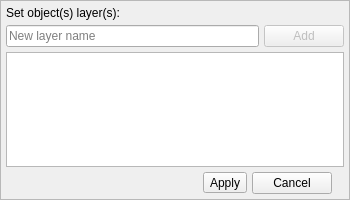
<?xml version="1.0" encoding="UTF-8"?>
<ui version="4.0">
 <class>LayersWidget</class>
 <widget class="QDialog" name="LayersWidget">
  <property name="geometry">
   <rect>
    <x>0</x>
    <y>0</y>
    <width>350</width>
    <height>200</height>
   </rect>
  </property>
  <property name="minimumSize">
   <size>
    <width>350</width>
    <height>200</height>
   </size>
  </property>
  <property name="windowTitle">
   <string>Form</string>
  </property>
  <property name="autoFillBackground">
   <bool>true</bool>
  </property>
  <layout class="QVBoxLayout" name="verticalLayout">
   <property name="spacing">
    <number>5</number>
   </property>
   <property name="leftMargin">
    <number>0</number>
   </property>
   <property name="topMargin">
    <number>0</number>
   </property>
   <property name="rightMargin">
    <number>0</number>
   </property>
   <property name="bottomMargin">
    <number>0</number>
   </property>
   <item>
    <widget class="QFrame" name="frame">
     <property name="minimumSize">
      <size>
       <width>0</width>
       <height>0</height>
      </size>
     </property>
     <property name="mouseTracking">
      <bool>true</bool>
     </property>
     <property name="frameShape">
      <enum>QFrame::Shape::StyledPanel</enum>
     </property>
     <property name="frameShadow">
      <enum>QFrame::Shadow::Raised</enum>
     </property>
     <layout class="QGridLayout" name="gridLayout">
      <property name="leftMargin">
       <number>5</number>
      </property>
      <property name="topMargin">
       <number>5</number>
      </property>
      <property name="rightMargin">
       <number>5</number>
      </property>
      <property name="bottomMargin">
       <number>5</number>
      </property>
      <property name="spacing">
       <number>5</number>
      </property>
      <item row="4" column="4">
       <widget class="QLabel" name="handle_lbl">
        <property name="maximumSize">
         <size>
          <width>7</width>
          <height>28</height>
         </size>
        </property>
        <property name="cursor">
         <cursorShape>SizeAllCursor</cursorShape>
        </property>
        <property name="text">
         <string/>
        </property>
        <property name="pixmap">
         <pixmap>:/quickedit/wgthandle.png</pixmap>
        </property>
        <property name="scaledContents">
         <bool>true</bool>
        </property>
       </widget>
      </item>
      <item row="4" column="0" colspan="2">
       <spacer name="horizontalSpacer">
        <property name="orientation">
         <enum>Qt::Orientation::Horizontal</enum>
        </property>
        <property name="sizeHint" stdset="0">
         <size>
          <width>40</width>
          <height>20</height>
         </size>
        </property>
       </spacer>
      </item>
      <item row="4" column="2">
       <widget class="QToolButton" name="apply_tb">
        <property name="enabled">
         <bool>true</bool>
        </property>
        <property name="sizePolicy">
         <sizepolicy hsizetype="Fixed" vsizetype="Fixed">
          <horstretch>0</horstretch>
          <verstretch>0</verstretch>
         </sizepolicy>
        </property>
        <property name="toolTip">
         <string>Rename</string>
        </property>
        <property name="text">
         <string>Apply</string>
        </property>
        <property name="icon">
         <iconset resource="../../res/resources.qrc">
          <normaloff>:/icons/icons/confirm.png</normaloff>:/icons/icons/confirm.png</iconset>
        </property>
        <property name="iconSize">
         <size>
          <width>28</width>
          <height>28</height>
         </size>
        </property>
        <property name="autoExclusive">
         <bool>false</bool>
        </property>
        <property name="toolButtonStyle">
         <enum>Qt::ToolButtonStyle::ToolButtonTextBesideIcon</enum>
        </property>
       </widget>
      </item>
      <item row="3" column="0" colspan="5">
       <widget class="QListWidget" name="layers_lst">
        <property name="alternatingRowColors">
         <bool>true</bool>
        </property>
        <property name="iconSize">
         <size>
          <width>28</width>
          <height>28</height>
         </size>
        </property>
       </widget>
      </item>
      <item row="1" column="0" colspan="5">
       <widget class="QLabel" name="label">
        <property name="text">
         <string>Set object(s) layer(s):</string>
        </property>
       </widget>
      </item>
      <item row="2" column="0" colspan="5">
       <layout class="QHBoxLayout" name="horizontalLayout">
        <item>
         <widget class="QLineEdit" name="layer_name_edt">
          <property name="placeholderText">
           <string>New layer name</string>
          </property>
         </widget>
        </item>
        <item>
         <widget class="QPushButton" name="add_tb">
          <property name="enabled">
           <bool>false</bool>
          </property>
          <property name="sizePolicy">
           <sizepolicy hsizetype="Fixed" vsizetype="Preferred">
            <horstretch>0</horstretch>
            <verstretch>0</verstretch>
           </sizepolicy>
          </property>
          <property name="minimumSize">
           <size>
            <width>0</width>
            <height>0</height>
           </size>
          </property>
          <property name="toolTip">
           <string>Add a new layer</string>
          </property>
          <property name="text">
           <string>Add</string>
          </property>
          <property name="icon">
           <iconset resource="../../res/resources.qrc">
            <normaloff>:/icons/icons/addlayer.png</normaloff>:/icons/icons/addlayer.png</iconset>
          </property>
          <property name="iconSize">
           <size>
            <width>22</width>
            <height>22</height>
           </size>
          </property>
          <property name="shortcut">
           <string>Ins</string>
          </property>
         </widget>
        </item>
       </layout>
      </item>
      <item row="4" column="3">
       <widget class="QPushButton" name="cancel_tb">
        <property name="sizePolicy">
         <sizepolicy hsizetype="Fixed" vsizetype="Fixed">
          <horstretch>0</horstretch>
          <verstretch>0</verstretch>
         </sizepolicy>
        </property>
        <property name="toolTip">
         <string>Cancel</string>
        </property>
        <property name="text">
         <string>Cancel</string>
        </property>
        <property name="icon">
         <iconset resource="../../res/resources.qrc">
          <normaloff>:/icons/icons/close1.png</normaloff>:/icons/icons/close1.png</iconset>
        </property>
        <property name="iconSize">
         <size>
          <width>28</width>
          <height>28</height>
         </size>
        </property>
       </widget>
      </item>
     </layout>
    </widget>
   </item>
  </layout>
 </widget>
 <resources>
  <include location="../../res/resources.qrc"/>
 </resources>
 <connections/>
</ui>
